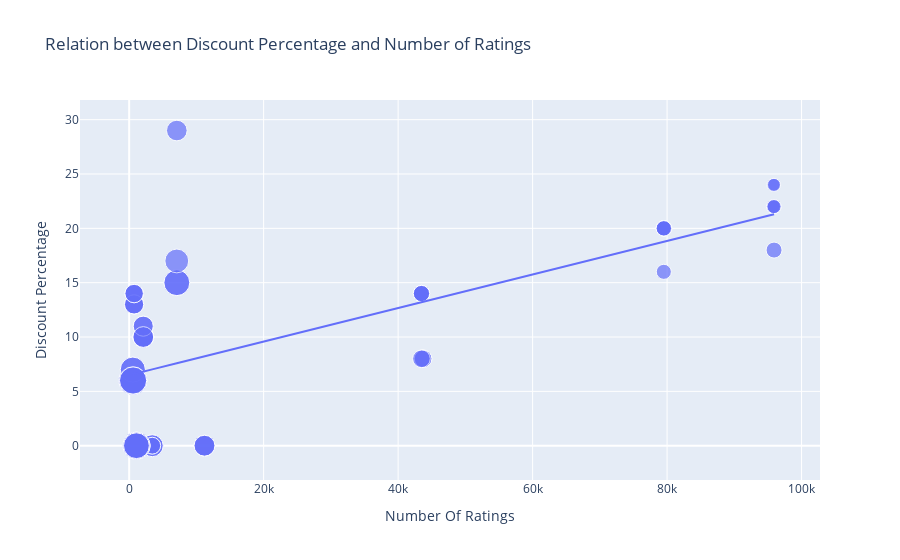

This figure's notebook cell:
### Code cell
import pandas as pd # data processing, CSV file I/O (e.g. pd.read_csv)
import numpy as np # linear algebra
import plotly.express as px
import plotly.graph_objects as go # or plotly.express as px
data = pd.read_csv("apple_products.csv")

#Relation between Discount Percentage and Number of Ratings
figure = px.scatter(data_frame=data,
                    x="Number Of Ratings",
                    y="Discount Percentage",
                    size="Sale Price",
                    trendline="ols",
                    title="Relation between Discount Percentage and Number of Ratings")
figure.show()

### Figure 1 — Plotly figure (JSON) as saved in the notebook; plotly's stock layout.template omitted (floating-point values rounded to 4 significant figures)
{"data": [{"hovertemplate": "Number Of Ratings=%{x}<br>Discount Percentage=%{y}<br>Sale Price=%{marker.size}<extra></extra>", "legendgroup": "", "marker": {"color": "#636efa", "size": [49900, 84900, 84900, 77000, 77000, 49900, 49900, 77000, 89900, 41999, 39999, 41999, 41999, 41999, 131900, 117100, 131900, 117100, 74999, 117900, 117100, 117900, 99900, 44999, 140900, 130900, 64900, 120900, 59900, 75900, 110900, 130900, 120900, 64900, 64900, 75900, 75900, 120900, 59900, 120900, 75900, 140900, 70900, 70900, 75900, 59900, 110900, 120900, 130900, 130900, 54999, 54999, 29999, 34999, 34999, 34999, 54999, 29999, 46999, 46999, 46999, 46999], "sizemode": "area", "sizeref": 352.2, "symbol": "circle"}, "mode": "markers", "name": "", "orientation": "v", "showlegend": false, "type": "scatter", "x": [3431, 3431, 3431, 11202, 11202, 3431, 3431, 11202, 1454, 79512, 79512, 79582, 79512, 79512, 1078, 1078, 1078, 1078, 7088, 7088, 1078, 7088, 7081, 95909, 542, 580, 740, 545, 740, 2101, 545, 580, 580, 730, 730, 2101, 2101, 580, 740, 580, 2092, 545, 2101, 2092, 2101, 740, 545, 580, 580, 580, 43707, 43707, 95807, 95909, 95807, 95909, 43470, 95909, 43470, 43470, 43470, 43470], "xaxis": "x", "y": [0, 0, 0, 0, 0, 0, 0, 0, 0, 20, 16, 20, 20, 20, 0, 0, 0, 0, 29, 15, 0, 15, 17, 18, 6, 6, 13, 6, 14, 10, 7, 6, 6, 13, 13, 10, 10, 6, 14, 6, 10, 6, 11, 11, 10, 14, 7, 6, 6, 6, 8, 8, 24, 22, 22, 22, 8, 24, 14, 14, 14, 14], "yaxis": "y"}, {"hovertemplate": "<b>OLS trendline</b><br>Discount Percentage = 0.000154292 * Number Of Ratings + 6.49233<br>R<sup>2</sup>=0.468988<br><br>Number Of Ratings=%{x}<br>Discount Percentage=%{y} <b>(trend)</b><extra></extra>", "legendgroup": "", "marker": {"color": "#636efa", "symbol": "circle"}, "mode": "lines", "name": "", "showlegend": false, "type": "scatter", "x": [542, 545, 545, 545, 545, 580, 580, 580, 580, 580, 580, 580, 580, 730, 730, 740, 740, 740, 740, 1078, 1078, 1078, 1078, 1078, 1454, 2092, 2092, 2101, 2101, 2101, 2101, 2101, 3431, 3431, 3431, 3431, 3431, 7081, 7088, 7088, 7088, 11202, 11202, 11202, 43470, 43470, 43470, 43470, 43470, 43707, 43707, 79512, 79512, 79512, 79512, 79582, 95807, 95807, 95909, 95909, 95909, 95909], "xaxis": "x", "y": [6.576, 6.576, 6.576, 6.576, 6.576, 6.582, 6.582, 6.582, 6.582, 6.582, 6.582, 6.582, 6.582, 6.605, 6.605, 6.607, 6.607, 6.607, 6.607, 6.659, 6.659, 6.659, 6.659, 6.659, 6.717, 6.815, 6.815, 6.816, 6.816, 6.816, 6.816, 6.816, 7.022, 7.022, 7.022, 7.022, 7.022, 7.585, 7.586, 7.586, 7.586, 8.221, 8.221, 8.221, 13.2, 13.2, 13.2, 13.2, 13.2, 13.24, 13.24, 18.76, 18.76, 18.76, 18.76, 18.77, 21.27, 21.27, 21.29, 21.29, 21.29, 21.29], "yaxis": "y"}], "layout": {"legend": {"itemsizing": "constant", "tracegroupgap": 0}, "title": {"text": "Relation between Discount Percentage and Number of Ratings"}, "xaxis": {"anchor": "y", "domain": [0, 1], "title": {"text": "Number Of Ratings"}}, "yaxis": {"anchor": "x", "domain": [0, 1], "title": {"text": "Discount Percentage"}}}}
